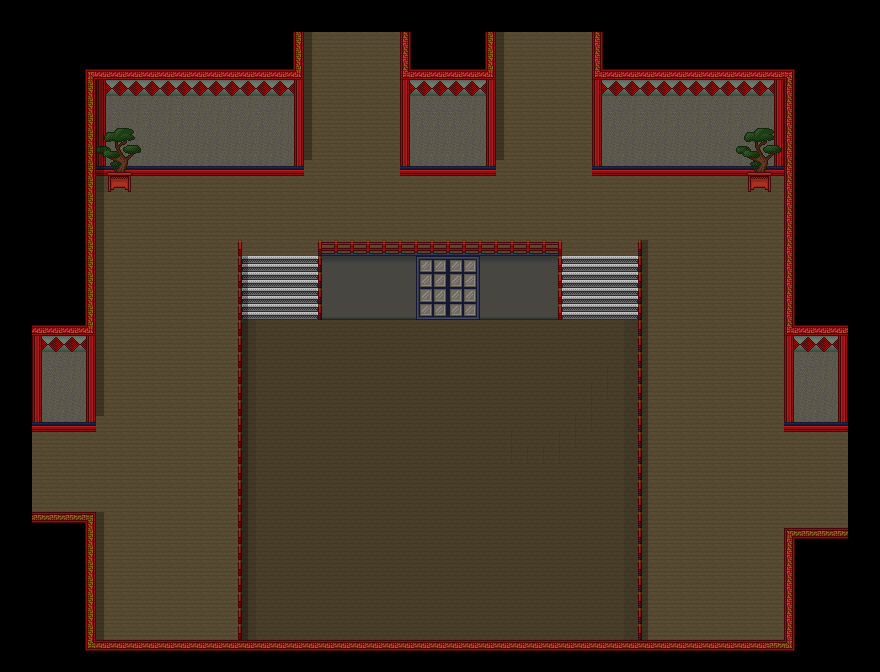

A 2D game scene composited from a Tiled map and its tileset images. What follows is a short description and the map's XML, with each tile layer's data collapsed to a summary:
An orthogonal 55x42 tile map with 16x16 px tiles, 3 tile layers (Base, Obi, shadow), 2 tilesets and 27 objects.

<map version="1.0" orientation="orthogonal" renderorder="right-down" width="55" height="42" tilewidth="16" tileheight="16" backgroundcolor="#000000" nextobjectid="328">
 <tileset firstgid="1" name="ST-Sewer-01" tilewidth="16" tileheight="16" tilecount="1504" columns="16">
  <image source="ST-Sewer-01.png" trans="aa55ff" width="256" height="1504" />
 </tileset>
 <tileset firstgid="1505" name="shopArea" tilewidth="16" tileheight="16" tilecount="851" columns="37">
  <image source="shopArea.png" width="592" height="368" />
 </tileset>
 <layer name="Base" width="55" height="42">
  <properties>
   <property name="z" value="-10" />
  </properties>
  <data>[2310 cells, 1783 non-empty, 145 distinct tile ids]</data>
 </layer>
 <layer name="Obi" width="55" height="42">
  <properties>
   <property name="z" value="-10" />
  </properties>
  <data>[2310 cells, 63 non-empty, 16 distinct tile ids]</data>
 </layer>
 <objectgroup name="collision">
  <object id="293" x="784" y="16" width="96" height="416" />
  <object id="294" x="784" y="528" width="96" height="144" />
  <object id="295" x="32" y="640" width="752" height="32" />
  <object id="296" x="0" y="512" width="96" height="128" />
  <object id="297" x="0" y="16" width="96" height="416" />
  <object id="298" x="96" y="0" width="208" height="176" />
  <object id="299" x="400" y="0" width="96" height="176" />
  <object id="300" x="592" y="0" width="192" height="176" />
  <object id="301" x="640" y="240" width="16" height="400" />
  <object id="303" x="320" y="240" width="240" height="80" />
  <object id="304" x="224" y="240" width="16" height="400" />
  <object id="325" x="736" y="176" width="48" height="16" />
  <object id="326" x="96" y="176" width="48" height="16" />
 </objectgroup>
 <objectgroup name="event">
  <object id="307" x="64" y="80" width="32" height="32">
   <properties>
    <property name="EventID" value="1" />
    <property name="trigger" value="0" />
   </properties>
  </object>
  <object id="309" x="848" y="432" width="32" height="96">
   <properties>
    <property name="EventID" value="3" />
    <property name="trigger" value="1" />
   </properties>
  </object>
  <object id="310" x="0" y="432" width="32" height="80">
   <properties>
    <property name="EventID" value="4" />
    <property name="trigger" value="1" />
   </properties>
  </object>
  <object id="311" x="304" y="0" width="96" height="32">
   <properties>
    <property name="EventID" value="5" />
    <property name="trigger" value="1" />
   </properties>
  </object>
  <object id="312" x="496" y="0" width="96" height="32">
   <properties>
    <property name="EventID" value="6" />
    <property name="trigger" value="1" />
   </properties>
  </object>
  <object id="313" x="416" y="288" width="64" height="32">
   <properties>
    <property name="EventID" value="7" />
    <property name="trigger" value="2" />
   </properties>
  </object>
  <object id="316" x="64" y="112" width="32" height="32">
   <properties>
    <property name="EventID" value="9" />
    <property name="trigger" value="3" />
   </properties>
  </object>
  <object id="320" x="816" y="432" width="32" height="96">
   <properties>
    <property name="EventID" value="10" />
    <property name="trigger" value="1" />
   </properties>
  </object>
  <object id="321" x="496" y="32" width="96" height="32">
   <properties>
    <property name="EventID" value="11" />
    <property name="trigger" value="1" />
   </properties>
  </object>
  <object id="322" x="304" y="32" width="96" height="32">
   <properties>
    <property name="EventID" value="11" />
    <property name="trigger" value="1" />
   </properties>
  </object>
  <object id="324" x="32" y="432" width="32" height="80">
   <properties>
    <property name="EventID" value="12" />
    <property name="trigger" value="1" />
   </properties>
  </object>
  <object id="327" x="416" y="640" width="64" height="16">
   <properties>
    <property name="EventID" value="14" />
    <property name="trigger" value="2" />
   </properties>
  </object>
 </objectgroup>
 <objectgroup name="path">
  <object id="317" x="432" y="192" width="32" height="32">
   <properties>
    <property name="nextID" value="2" />
    <property name="pathID" value="1" />
    <property name="previousID" value="0" />
   </properties>
  </object>
  <object id="318" x="432" y="416" width="32" height="32">
   <properties>
    <property name="nextID" value="1" />
    <property name="pathID" value="2" />
    <property name="previousID" value="1" />
   </properties>
  </object>
 </objectgroup>
 <layer name="shadow" width="55" height="42">
  <data>[2310 cells, 94 non-empty, 1 distinct tile ids]</data>
 </layer>
</map>
